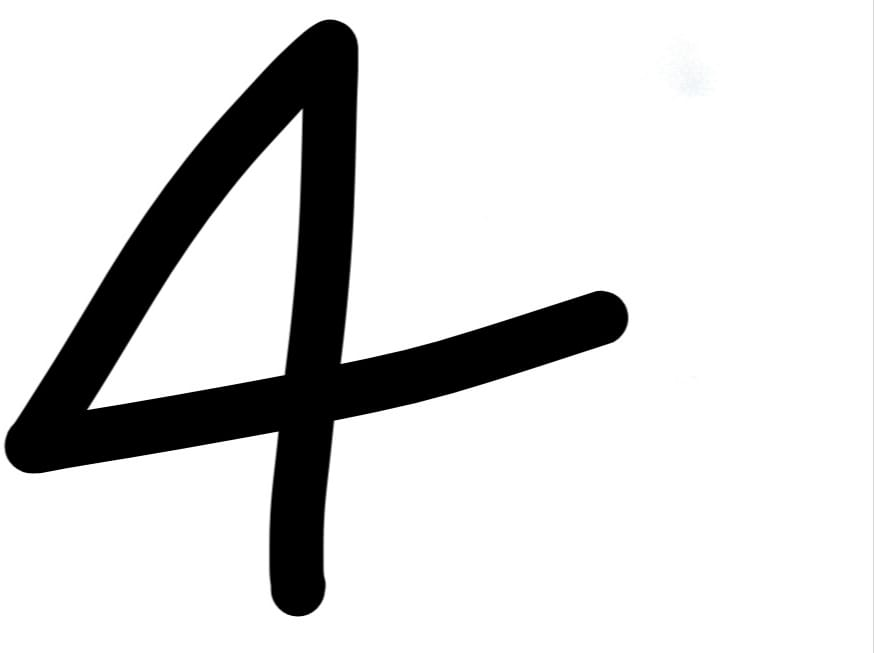
#> input picture again_check/4_image.jpg, 874 x 653 px, found by its file name
$ python -i image_processing.py   (imports and definitions only)
#> lines starting #> are read from the running program, lines starting #| are printed output that depends on the picture; after the words box and inside, x2 and y2 are one past the last pixel; in counts of white or black regions, pixels touching at a corner belong together
from PIL import Image, ImageEnhance
import cv2
import numpy as np
import os
os.environ['QT_QPA_PLATFORM'] = 'offscreen'

from thicken import thicken_letters

def image_adjustment1(image_name):
    # Load image
#> called with image_name = '../again_check/4_image.jpg'
    image_path = 'snigdha_handwriting/'+image_name
    #image = Image.open(image_path)

    # Adjust contrast
    #enhancer = ImageEnhance.Contrast(image)
    #image = enhancer.enhance(1)  # Low contrast
    # Adjust brightness to simulate pop effect
    #enhancer = ImageEnhance.Brightness(image)
    #image = enhancer.enhance(0.5)  # High brightness

    # Adjust sharpness
    #enhancer = ImageEnhance.Sharpness(image)
    #image = enhancer.enhance(6.0)  # High sharpness

    # Convert to OpenCV image (numpy array) for further processing
    #image_cv = np.array(image)

    # Denoise
    #dst = cv2.fastNlMeansDenoisingColored(image_cv, None, 10, 10, 7, 21)
    # Convert to black and white
    #(thresh, blackAndWhiteImage) = cv2.threshold(image_cv, 600, 255, cv2.THRESH_BINARY)

    # Adjust white point (brightness)
    #image_cv = cv2.convertScaleAbs(dst, alpha=0.3, beta=20)

    # Adjust black point (contrast)
    #image_cv = cv2.convertScaleAbs(image_cv, alpha=6, beta=0)

    # Save the image
    #cv2.imwrite('snigdha_adjusted_handwriting/'+image_name[0]+'_adjusted_image.jpg', image_cv)
    image = cv2.imread(image_path)
#> image is the input picture: shape (653, 874, 3); mean B, G, R 216.6, 216.6, 216.6

    # Convert to grayscale
    gray = cv2.cvtColor(image, cv2.COLOR_BGR2GRAY)

    # Apply Gaussian blur
    blur = cv2.GaussianBlur(gray, (5, 5), 0)

    # Apply adaptive thresholding
    thresh = cv2.adaptiveThreshold(blur, 255, cv2.ADAPTIVE_THRESH_GAUSSIAN_C, cv2.THRESH_BINARY_INV, 101, 3)
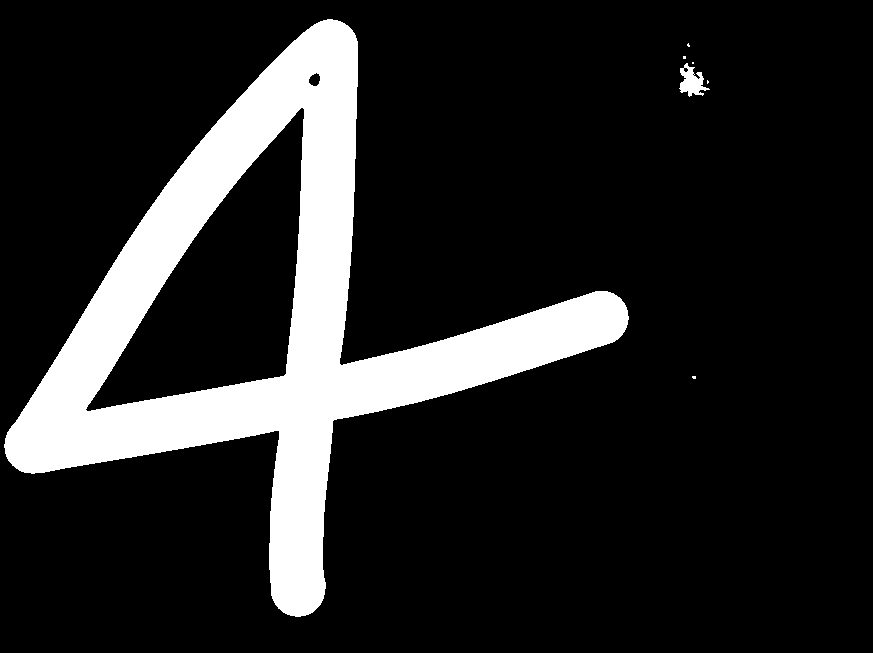
#> thresh: shape (653, 874); 15.2% white; 8 white regions (5 under 20 px)

    # Find contours
    contours, _ = cv2.findContours(thresh, cv2.RETR_EXTERNAL, cv2.CHAIN_APPROX_SIMPLE)
#> contours = 8 contours, 6 with area under 20; largest, box (x1, y1, x2, y2) and area: (4, 19, 629, 617) 114491, (679, 63, 710, 97) 472

    # Draw contours on the original image
    cv2.drawContours(image, contours, -1, (0, 0, 0), 5)
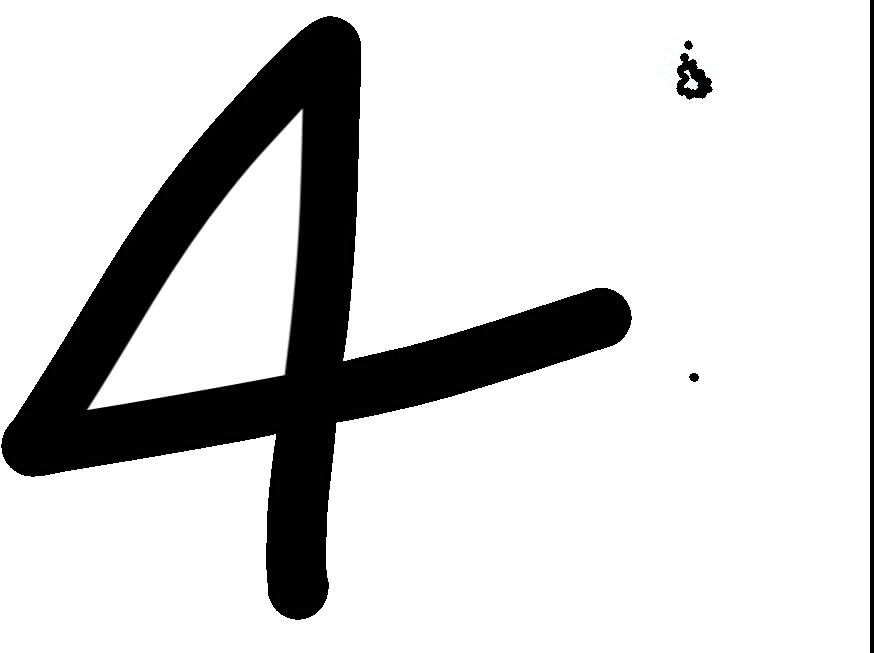
#> image: shape (653, 874, 3); 2.61% of pixels changed, all inside (x1, y1, x2, y2) = (1, 0, 874, 653)

    # Save the image
    cv2.imwrite('snigdha_adjusted_handwriting/'+image_name[0]+'_adjusted_image.jpg', image)

def image_adjustment(inp_directory_name, image_name, out_directory_name):
    image_path = inp_directory_name + '/' + image_name
    image = cv2.imread(image_path)
    with Image.open(image_path) as img:
        bw = img.convert('L')
        enhancer = ImageEnhance.Contrast(bw)
        pop_img = enhancer.enhance(10)
        pop_img_np = np.array(pop_img)
        pop_img.save(out_directory_name + '/' + image_name[0] + '_adjusted_image.jpg')
        #edges = cv2.Canny(pop_img_np, 30, 100)
        #thicken_letters('pen_adjusted_letters/'+image_name[0]+'_adjusted_image.jpg')
        # Display the original image and the edges side by side
        cv2.imshow('Original Image', image)
        cv2.imshow('Edited Image', pop_img_np)
        #cv2.imshow('Edges', image)
        cv2.waitKey(0)
        cv2.destroyAllWindows()

>>> result = image_adjustment1('../again_check/4_image.jpg')

$ run again, on again_check/7_image.jpg
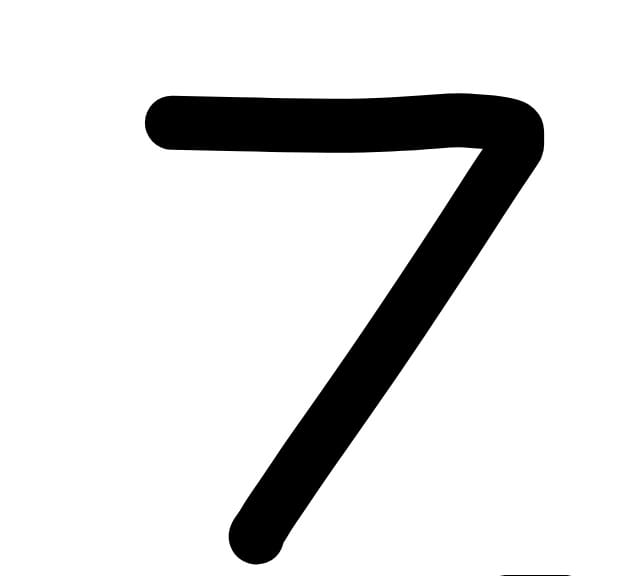
#> input picture again_check/7_image.jpg, 618 x 576 px, found by its file name
#> in image_adjustment1, image is the input picture: shape (576, 618, 3); min 0, max 255, mean 221.1
#> in image_adjustment1, `thresh = cv2.adaptiveThreshold(blur, 255, cv2.ADAPTIVE_THRESH_GAUSSIAN..`:
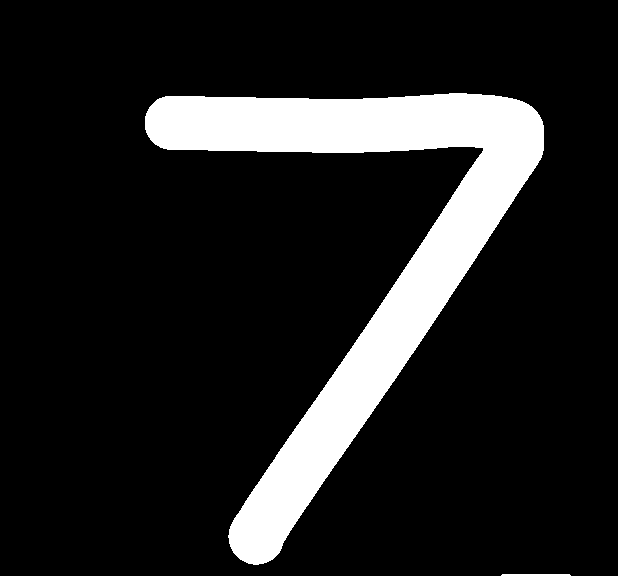
#> thresh: shape (576, 618); 13.3% white; 2 white regions
#> contours = 2 contours; box (x1, y1, x2, y2) and area: (145, 93, 544, 565) 46430, (501, 574, 571, 576) 68
#> in image_adjustment1, `cv2.drawContours(image, contours, -1, (0, 0, 0), 5)`:
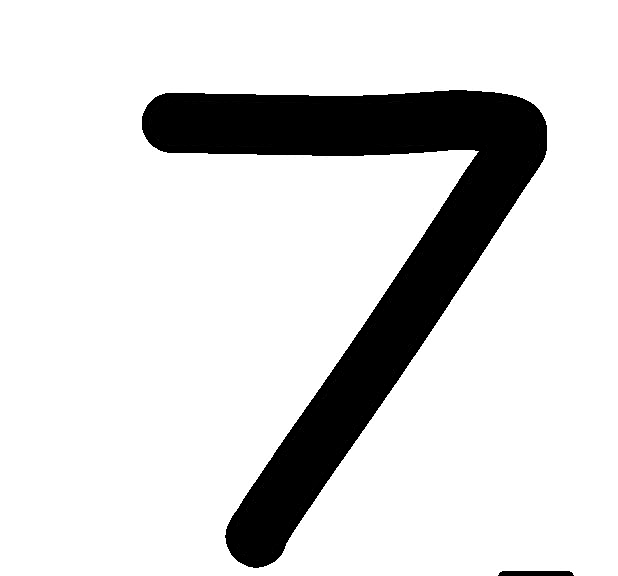
#> image: shape (576, 618, 3); 2.5% of pixels changed, all inside (x1, y1, x2, y2) = (142, 90, 574, 576)

$ run again, on again_check/9_image.jpg
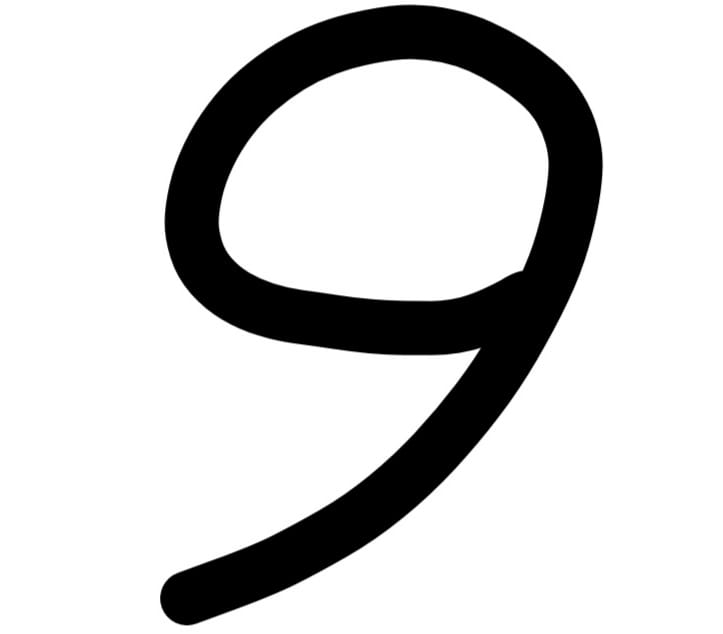
#> input picture again_check/9_image.jpg, 723 x 634 px, found by its file name
#> in image_adjustment1, image is the input picture: shape (634, 723, 3); min 0, max 255, mean 208.3
#> in image_adjustment1, `thresh = cv2.adaptiveThreshold(blur, 255, cv2.ADAPTIVE_THRESH_GAUSSIAN..`:
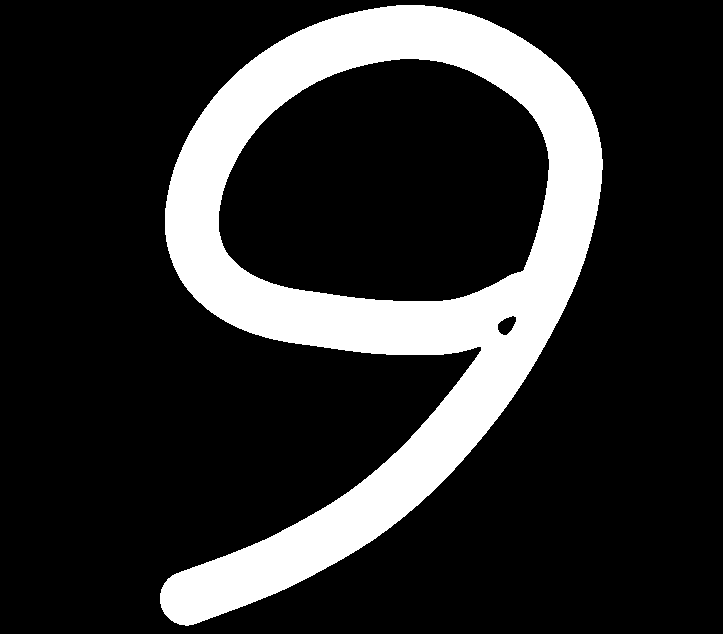
#> thresh: shape (634, 723); 18.3% white; 1 white region
#> contours = 1 contour; box (x1, y1, x2, y2) and area: (160, 5, 603, 626) 146560
#> in image_adjustment1, `cv2.drawContours(image, contours, -1, (0, 0, 0), 5)`:
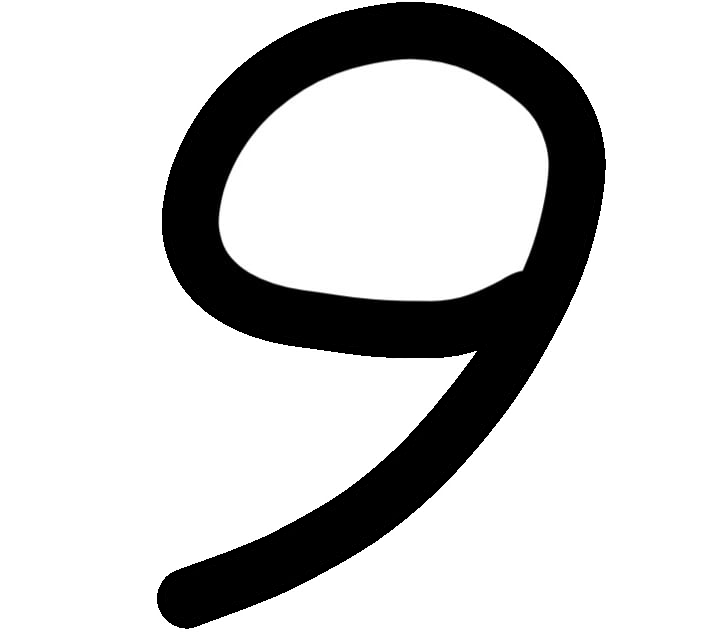
#> image: shape (634, 723, 3); 2.31% of pixels changed, all inside (x1, y1, x2, y2) = (157, 2, 606, 629)

$ run again, on again_check/Q_image.jpg
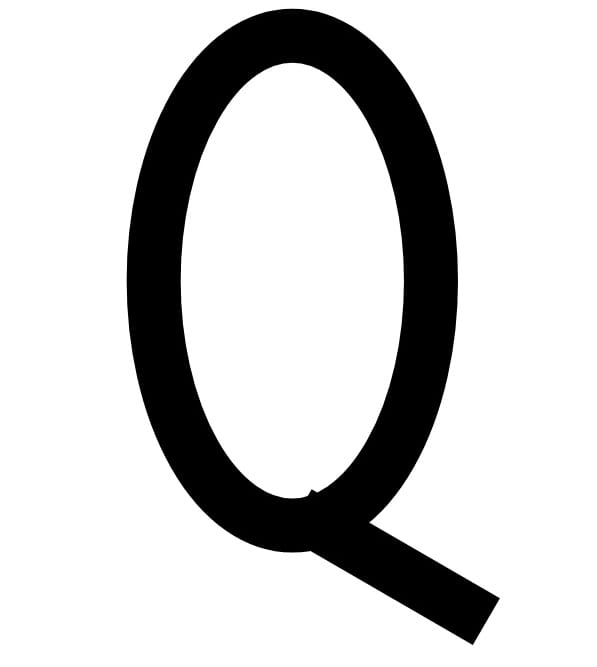
#> input picture again_check/Q_image.jpg, 597 x 667 px, found by its file name
#> in image_adjustment1, image is the input picture: shape (667, 597, 3); min 0, max 255, mean 206.8
#> in image_adjustment1, `thresh = cv2.adaptiveThreshold(blur, 255, cv2.ADAPTIVE_THRESH_GAUSSIAN..`:
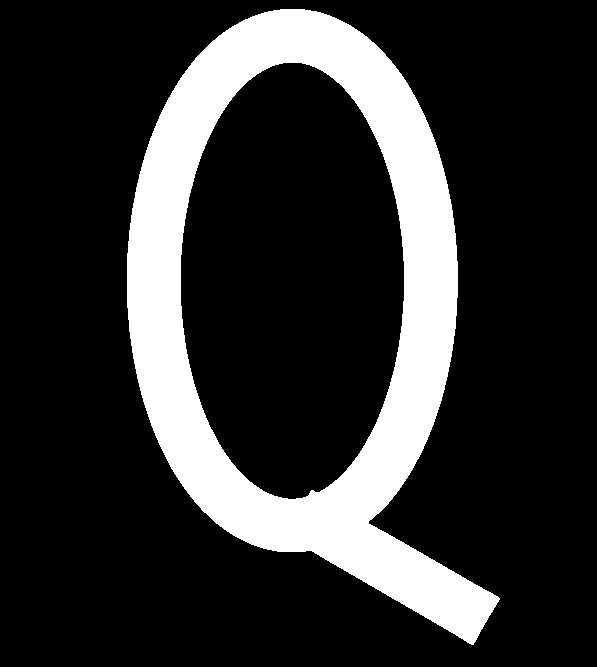
#> thresh: shape (667, 597); 18.9% white; 1 white region
#> contours = 1 contour; box (x1, y1, x2, y2) and area: (127, 9, 500, 645) 150286
#> in image_adjustment1, `cv2.drawContours(image, contours, -1, (0, 0, 0), 5)`:
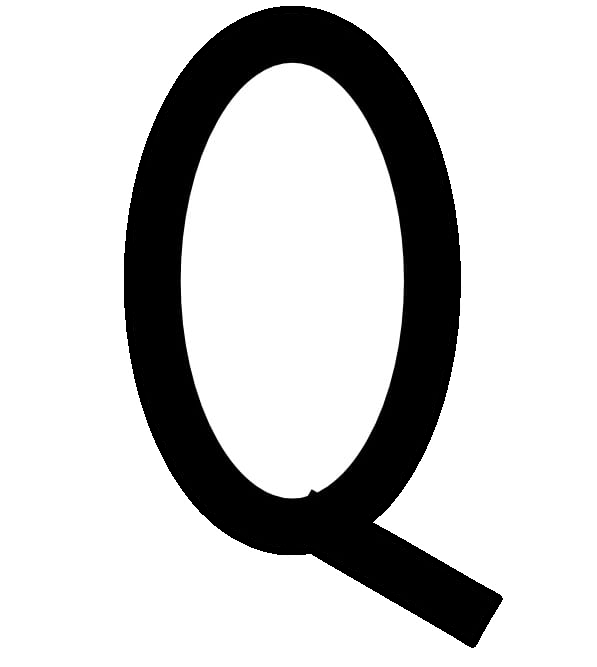
#> image: shape (667, 597, 3); 2.1% of pixels changed, all inside (x1, y1, x2, y2) = (124, 6, 503, 648)
